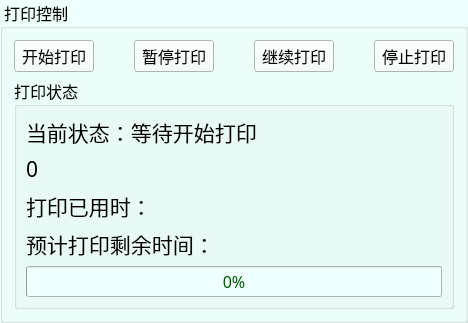
               <widget class="QGroupBox" name="groupBox_15">
                <property name="palette">
                 <palette>
                  <active>
                   <colorrole role="Button">
                    <brush brushstyle="SolidPattern">
                     <color alpha="255">
                      <red>239</red>
                      <green>255</green>
                      <blue>251</blue>
                     </color>
                    </brush>
                   </colorrole>
                   <colorrole role="Text">
                    <brush brushstyle="SolidPattern">
                     <color alpha="255">
                      <red>0</red>
                      <green>85</green>
                      <blue>0</blue>
                     </color>
                    </brush>
                   </colorrole>
                   <colorrole role="Base">
                    <brush brushstyle="SolidPattern">
                     <color alpha="255">
                      <red>239</red>
                      <green>255</green>
                      <blue>251</blue>
                     </color>
                    </brush>
                   </colorrole>
                   <colorrole role="Window">
                    <brush brushstyle="SolidPattern">
                     <color alpha="255">
                      <red>239</red>
                      <green>255</green>
                      <blue>251</blue>
                     </color>
                    </brush>
                   </colorrole>
                   <colorrole role="PlaceholderText">
                    <brush brushstyle="SolidPattern">
                     <color alpha="128">
                      <red>0</red>
                      <green>85</green>
                      <blue>0</blue>
                     </color>
                    </brush>
                   </colorrole>
                  </active>
                  <inactive>
                   <colorrole role="Button">
                    <brush brushstyle="SolidPattern">
                     <color alpha="255">
                      <red>239</red>
                      <green>255</green>
                      <blue>251</blue>
                     </color>
                    </brush>
                   </colorrole>
                   <colorrole role="Text">
                    <brush brushstyle="SolidPattern">
                     <color alpha="255">
                      <red>0</red>
                      <green>85</green>
                      <blue>0</blue>
                     </color>
                    </brush>
                   </colorrole>
                   <colorrole role="Base">
                    <brush brushstyle="SolidPattern">
                     <color alpha="255">
                      <red>239</red>
                      <green>255</green>
                      <blue>251</blue>
                     </color>
                    </brush>
                   </colorrole>
                   <colorrole role="Window">
                    <brush brushstyle="SolidPattern">
                     <color alpha="255">
                      <red>239</red>
                      <green>255</green>
                      <blue>251</blue>
                     </color>
                    </brush>
                   </colorrole>
                   <colorrole role="PlaceholderText">
                    <brush brushstyle="SolidPattern">
                     <color alpha="128">
                      <red>0</red>
                      <green>85</green>
                      <blue>0</blue>
                     </color>
                    </brush>
                   </colorrole>
                  </inactive>
                  <disabled>
                   <colorrole role="Button">
                    <brush brushstyle="SolidPattern">
                     <color alpha="255">
                      <red>239</red>
                      <green>255</green>
                      <blue>251</blue>
                     </color>
                    </brush>
                   </colorrole>
                   <colorrole role="Text">
                    <brush brushstyle="SolidPattern">
                     <color alpha="255">
                      <red>120</red>
                      <green>120</green>
                      <blue>120</blue>
                     </color>
                    </brush>
                   </colorrole>
                   <colorrole role="Base">
                    <brush brushstyle="SolidPattern">
                     <color alpha="255">
                      <red>239</red>
                      <green>255</green>
                      <blue>251</blue>
                     </color>
                    </brush>
                   </colorrole>
                   <colorrole role="Window">
                    <brush brushstyle="SolidPattern">
                     <color alpha="255">
                      <red>239</red>
                      <green>255</green>
                      <blue>251</blue>
                     </color>
                    </brush>
                   </colorrole>
                   <colorrole role="PlaceholderText">
                    <brush brushstyle="SolidPattern">
                     <color alpha="128">
                      <red>0</red>
                      <green>0</green>
                      <blue>0</blue>
                     </color>
                    </brush>
                   </colorrole>
                  </disabled>
                 </palette>
                </property>
                <property name="font">
                 <font>
                  <family>新宋体</family>
                  <pointsize>12</pointsize>
                 </font>
                </property>
                <property name="title">
                 <string> 打印控制</string>
                </property>
                <layout class="QVBoxLayout" name="verticalLayout_6" stretch="1,7">
                 <item>
                  <layout class="QHBoxLayout" name="horizontalLayout_16">
                   <property name="spacing">
                    <number>40</number>
                   </property>
                   <item>
                    <widget class="QPushButton" name="btn_start_print">
                     <property name="palette">
                      <palette>
                       <active>
                        <colorrole role="Button">
                         <brush brushstyle="SolidPattern">
                          <color alpha="255">
                           <red>239</red>
                           <green>255</green>
                           <blue>251</blue>
                          </color>
                         </brush>
                        </colorrole>
                        <colorrole role="Base">
                         <brush brushstyle="SolidPattern">
                          <color alpha="255">
                           <red>239</red>
                           <green>255</green>
                           <blue>251</blue>
                          </color>
                         </brush>
                        </colorrole>
                        <colorrole role="Window">
                         <brush brushstyle="SolidPattern">
                          <color alpha="255">
                           <red>239</red>
                           <green>255</green>
                           <blue>251</blue>
                          </color>
                         </brush>
                        </colorrole>
                       </active>
                       <inactive>
                        <colorrole role="Button">
                         <brush brushstyle="SolidPattern">
                          <color alpha="255">
                           <red>239</red>
                           <green>255</green>
                           <blue>251</blue>
                          </color>
                         </brush>
                        </colorrole>
                        <colorrole role="Base">
                         <brush brushstyle="SolidPattern">
                          <color alpha="255">
                           <red>239</red>
                           <green>255</green>
                           <blue>251</blue>
                          </color>
                         </brush>
                        </colorrole>
                        <colorrole role="Window">
                         <brush brushstyle="SolidPattern">
                          <color alpha="255">
                           <red>239</red>
                           <green>255</green>
                           <blue>251</blue>
                          </color>
                         </brush>
                        </colorrole>
                       </inactive>
                       <disabled>
                        <colorrole role="Button">
                         <brush brushstyle="SolidPattern">
                          <color alpha="255">
                           <red>239</red>
                           <green>255</green>
                           <blue>251</blue>
                          </color>
                         </brush>
                        </colorrole>
                        <colorrole role="Base">
                         <brush brushstyle="SolidPattern">
                          <color alpha="255">
                           <red>239</red>
                           <green>255</green>
                           <blue>251</blue>
                          </color>
                         </brush>
                        </colorrole>
                        <colorrole role="Window">
                         <brush brushstyle="SolidPattern">
                          <color alpha="255">
                           <red>239</red>
                           <green>255</green>
                           <blue>251</blue>
                          </color>
                         </brush>
                        </colorrole>
                       </disabled>
                      </palette>
                     </property>
                     <property name="font">
                      <font>
                       <family>新宋体</family>
                       <pointsize>12</pointsize>
                      </font>
                     </property>
                     <property name="text">
                      <string>开始打印</string>
                     </property>
                    </widget>
                   </item>
                   <item>
                    <widget class="QPushButton" name="btn_pause_print">
                     <property name="palette">
                      <palette>
                       <active>
                        <colorrole role="Button">
                         <brush brushstyle="SolidPattern">
                          <color alpha="255">
                           <red>239</red>
                           <green>255</green>
                           <blue>251</blue>
                          </color>
                         </brush>
                        </colorrole>
                        <colorrole role="Base">
                         <brush brushstyle="SolidPattern">
                          <color alpha="255">
                           <red>239</red>
                           <green>255</green>
                           <blue>251</blue>
                          </color>
                         </brush>
                        </colorrole>
                        <colorrole role="Window">
                         <brush brushstyle="SolidPattern">
                          <color alpha="255">
                           <red>239</red>
                           <green>255</green>
                           <blue>251</blue>
                          </color>
                         </brush>
                        </colorrole>
                       </active>
                       <inactive>
                        <colorrole role="Button">
                         <brush brushstyle="SolidPattern">
                          <color alpha="255">
                           <red>239</red>
                           <green>255</green>
                           <blue>251</blue>
                          </color>
                         </brush>
                        </colorrole>
                        <colorrole role="Base">
                         <brush brushstyle="SolidPattern">
                          <color alpha="255">
                           <red>239</red>
                           <green>255</green>
                           <blue>251</blue>
                          </color>
                         </brush>
                        </colorrole>
                        <colorrole role="Window">
                         <brush brushstyle="SolidPattern">
                          <color alpha="255">
                           <red>239</red>
                           <green>255</green>
                           <blue>251</blue>
                          </color>
                         </brush>
                        </colorrole>
                       </inactive>
                       <disabled>
                        <colorrole role="Button">
                         <brush brushstyle="SolidPattern">
                          <color alpha="255">
                           <red>239</red>
                           <green>255</green>
                           <blue>251</blue>
                          </color>
                         </brush>
                        </colorrole>
                        <colorrole role="Base">
                         <brush brushstyle="SolidPattern">
                          <color alpha="255">
                           <red>239</red>
                           <green>255</green>
                           <blue>251</blue>
                          </color>
                         </brush>
                        </colorrole>
                        <colorrole role="Window">
                         <brush brushstyle="SolidPattern">
                          <color alpha="255">
                           <red>239</red>
                           <green>255</green>
                           <blue>251</blue>
                          </color>
                         </brush>
                        </colorrole>
                       </disabled>
                      </palette>
                     </property>
                     <property name="font">
                      <font>
                       <family>新宋体</family>
                       <pointsize>12</pointsize>
                      </font>
                     </property>
                     <property name="text">
                      <string>暂停打印</string>
                     </property>
                    </widget>
                   </item>
                   <item>
                    <widget class="QPushButton" name="btn_continue_print">
                     <property name="palette">
                      <palette>
                       <active>
                        <colorrole role="Button">
                         <brush brushstyle="SolidPattern">
                          <color alpha="255">
                           <red>239</red>
                           <green>255</green>
                           <blue>251</blue>
                          </color>
                         </brush>
                        </colorrole>
                        <colorrole role="Base">
                         <brush brushstyle="SolidPattern">
                          <color alpha="255">
                           <red>239</red>
                           <green>255</green>
                           <blue>251</blue>
                          </color>
                         </brush>
                        </colorrole>
                        <colorrole role="Window">
                         <brush brushstyle="SolidPattern">
                          <color alpha="255">
                           <red>239</red>
                           <green>255</green>
                           <blue>251</blue>
                          </color>
                         </brush>
                        </colorrole>
                       </active>
                       <inactive>
                        <colorrole role="Button">
                         <brush brushstyle="SolidPattern">
                          <color alpha="255">
                           <red>239</red>
                           <green>255</green>
                           <blue>251</blue>
                          </color>
                         </brush>
                        </colorrole>
                        <colorrole role="Base">
                         <brush brushstyle="SolidPattern">
                          <color alpha="255">
                           <red>239</red>
                           <green>255</green>
                           <blue>251</blue>
                          </color>
                         </brush>
                        </colorrole>
                        <colorrole role="Window">
                         <brush brushstyle="SolidPattern">
                          <color alpha="255">
                           <red>239</red>
                           <green>255</green>
                           <blue>251</blue>
                          </color>
                         </brush>
                        </colorrole>
                       </inactive>
                       <disabled>
                        <colorrole role="Button">
                         <brush brushstyle="SolidPattern">
                          <color alpha="255">
                           <red>239</red>
                           <green>255</green>
                           <blue>251</blue>
                          </color>
                         </brush>
                        </colorrole>
                        <colorrole role="Base">
                         <brush brushstyle="SolidPattern">
                          <color alpha="255">
                           <red>239</red>
                           <green>255</green>
                           <blue>251</blue>
                          </color>
                         </brush>
                        </colorrole>
                        <colorrole role="Window">
                         <brush brushstyle="SolidPattern">
                          <color alpha="255">
                           <red>239</red>
                           <green>255</green>
                           <blue>251</blue>
                          </color>
                         </brush>
                        </colorrole>
                       </disabled>
                      </palette>
                     </property>
                     <property name="font">
                      <font>
                       <family>新宋体</family>
                       <pointsize>12</pointsize>
                      </font>
                     </property>
                     <property name="text">
                      <string>继续打印</string>
                     </property>
                    </widget>
                   </item>
                   <item>
                    <widget class="QPushButton" name="btn_stop_print">
                     <property name="palette">
                      <palette>
                       <active>
                        <colorrole role="Button">
                         <brush brushstyle="SolidPattern">
                          <color alpha="255">
                           <red>239</red>
                           <green>255</green>
                           <blue>251</blue>
                          </color>
                         </brush>
                        </colorrole>
                        <colorrole role="Base">
                         <brush brushstyle="SolidPattern">
                          <color alpha="255">
                           <red>239</red>
                           <green>255</green>
                           <blue>251</blue>
                          </color>
                         </brush>
                        </colorrole>
                        <colorrole role="Window">
                         <brush brushstyle="SolidPattern">
                          <color alpha="255">
                           <red>239</red>
                           <green>255</green>
                           <blue>251</blue>
                          </color>
                         </brush>
                        </colorrole>
                       </active>
                       <inactive>
                        <colorrole role="Button">
                         <brush brushstyle="SolidPattern">
                          <color alpha="255">
                           <red>239</red>
                           <green>255</green>
                           <blue>251</blue>
                          </color>
                         </brush>
                        </colorrole>
                        <colorrole role="Base">
                         <brush brushstyle="SolidPattern">
                          <color alpha="255">
                           <red>239</red>
                           <green>255</green>
                           <blue>251</blue>
                          </color>
                         </brush>
                        </colorrole>
                        <colorrole role="Window">
                         <brush brushstyle="SolidPattern">
                          <color alpha="255">
                           <red>239</red>
                           <green>255</green>
                           <blue>251</blue>
                          </color>
                         </brush>
                        </colorrole>
                       </inactive>
                       <disabled>
                        <colorrole role="Button">
                         <brush brushstyle="SolidPattern">
                          <color alpha="255">
                           <red>239</red>
                           <green>255</green>
                           <blue>251</blue>
                          </color>
                         </brush>
                        </colorrole>
                        <colorrole role="Base">
                         <brush brushstyle="SolidPattern">
                          <color alpha="255">
                           <red>239</red>
                           <green>255</green>
                           <blue>251</blue>
                          </color>
                         </brush>
                        </colorrole>
                        <colorrole role="Window">
                         <brush brushstyle="SolidPattern">
                          <color alpha="255">
                           <red>239</red>
                           <green>255</green>
                           <blue>251</blue>
                          </color>
                         </brush>
                        </colorrole>
                       </disabled>
                      </palette>
                     </property>
                     <property name="font">
                      <font>
                       <family>新宋体</family>
                       <pointsize>12</pointsize>
                      </font>
                     </property>
                     <property name="text">
                      <string>停止打印</string>
                     </property>
                    </widget>
                   </item>
                  </layout>
                 </item>
                 <item>
                  <widget class="QGroupBox" name="groupBox_3">
                   <property name="font">
                    <font>
                     <family>AcadEref</family>
                     <pointsize>12</pointsize>
                    </font>
                   </property>
                   <property name="title">
                    <string>打印状态</string>
                   </property>
                   <layout class="QVBoxLayout" name="verticalLayout_7">
                    <item>
                     <widget class="QLabel" name="label_current_state">
                      <property name="font">
                       <font>
                        <family>AcadEref</family>
                        <pointsize>16</pointsize>
                       </font>
                      </property>
                      <property name="text">
                       <string>当前状态：等待开始打印</string>
                      </property>
                     </widget>
                    </item>
                    <item>
                     <widget class="QLabel" name="label_print_num">
                      <property name="font">
                       <font>
                        <family>新宋体</family>
                        <pointsize>16</pointsize>
                       </font>
                      </property>
                      <property name="frameShape">
                       <enum>QFrame::NoFrame</enum>
                      </property>
                      <property name="text">
                       <string>0</string>
                      </property>
                     </widget>
                    </item>
                    <item>
                     <widget class="QLabel" name="label_print_running_time">
                      <property name="font">
                       <font>
                        <family>AcadEref</family>
                        <pointsize>16</pointsize>
                       </font>
                      </property>
                      <property name="text">
                       <string>打印已用时：</string>
                      </property>
                     </widget>
                    </item>
                    <item>
                     <widget class="QLabel" name="label_print_leave_time">
                      <property name="font">
                       <font>
                        <family>AcadEref</family>
                        <pointsize>16</pointsize>
                       </font>
                      </property>
                      <property name="text">
                       <string>预计打印剩余时间：</string>
                      </property>
                     </widget>
                    </item>
                    <item>
                     <widget class="QProgressBar" name="progressBar_printing">
                      <property name="value">
                       <number>0</number>
                      </property>
                     </widget>
                    </item>
                   </layout>
                  </widget>
                 </item>
                </layout>
               </widget>
